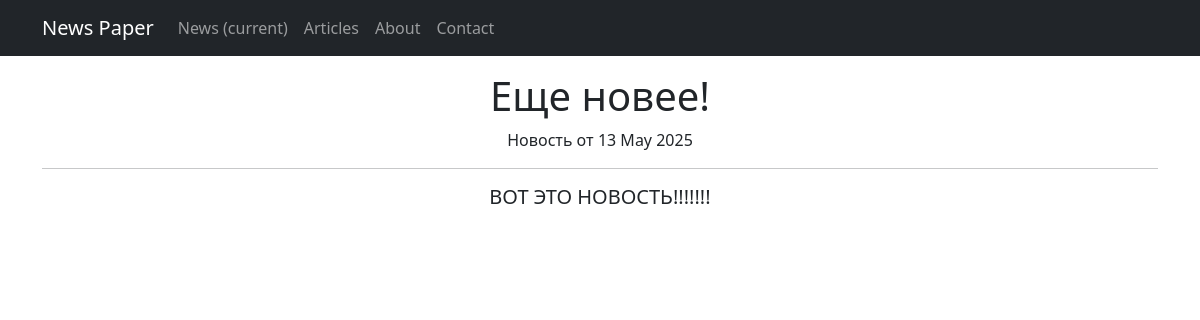
/news/5, run on the app's committed database.
### news/models.py (models this page shows, shortened)
class Post(models.Model):
    author = models.ForeignKey(Author, on_delete=models.CASCADE)
    news = 'NW'
    article = 'AR'
    CATHEGORY_CHOICES = (
        (news, 'Новость'),
        (article, 'Статья')
    )
    category_type = models.CharField(max_length=2, choices=CATHEGORY_CHOICES, default=article)
    creation_date = models.DateTimeField(auto_now_add=True)
    post_category = models.ManyToManyField(Category, through='PostCategory')
    title = models.CharField(max_length=128)
    text = models.TextField()
    rating = models.SmallIntegerField(default=0)

### news/views.py (the view)
# urls.py: path('<int:pk>', NArticleDetail.as_view(), name = 'n_article'),
class NArticleDetail(DetailView):
    queryset = Post.objects.filter(
         category_type = 'NW'
     )
    template_name = 'n_article.html'
    context_object_name = 'n_article'

### news/templatetags/custom_filters.py (called while the page is built)
def replace(word):
    if word.lower() in POSSIBLE_CURSES:
        repl = ''.join([word[0]]+[l.replace(l, "*") for l in word[1:]])
        return repl
    else:
        return word

@register.filter()
def censor(value):
    if type(value)==str:
        value = ' '.join([replace(word) for word in value.split()])
        return f'{value}'
    else:
        return f'{value}'

### templates/n_article.html (shortened to what this page needs)
{% extends 'flatpages/default.html' %}
{% load custom_filters %}
{% block content %}
   {% if n_article %}
   <p>
   <h1>{{ n_article.title|censor }}</h1>
   <h7>Новость от {{ n_article.creation_date|date:'d M Y' }}</h7>
   <hr>
   <h5>{{ n_article.text|censor }}</h5>
   {% else %}
       <h2>Пока без новостей!</h2>
   {% endif %}
{% endblock content %}

### data on the page
Post: title|censor "Еще новее!", creation_date "13 May 2025", text|censor "ВОТ ЭТО НОВОСТЬ!!!!!!!"
